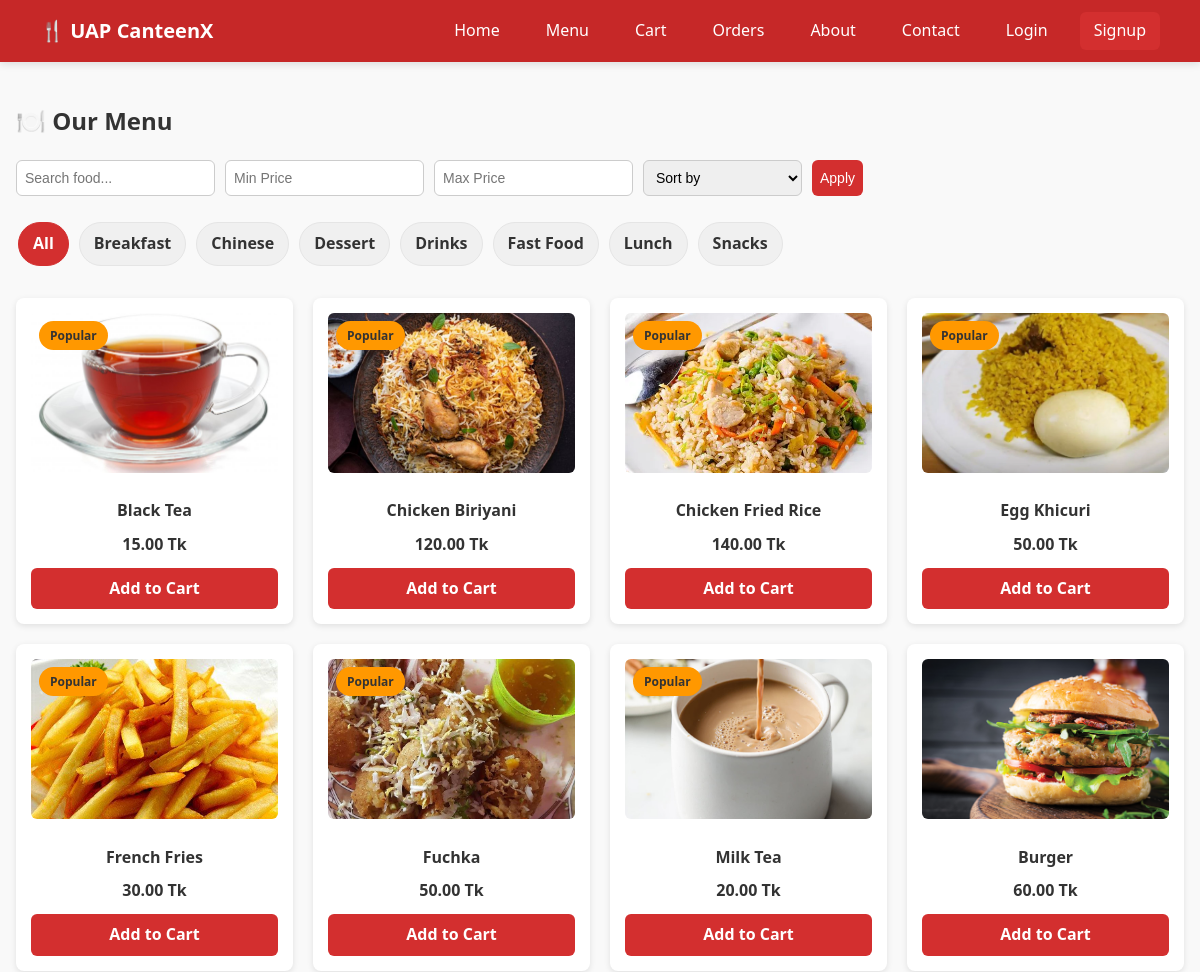
The page /menu/ (upper part) on the database as committed earlier.
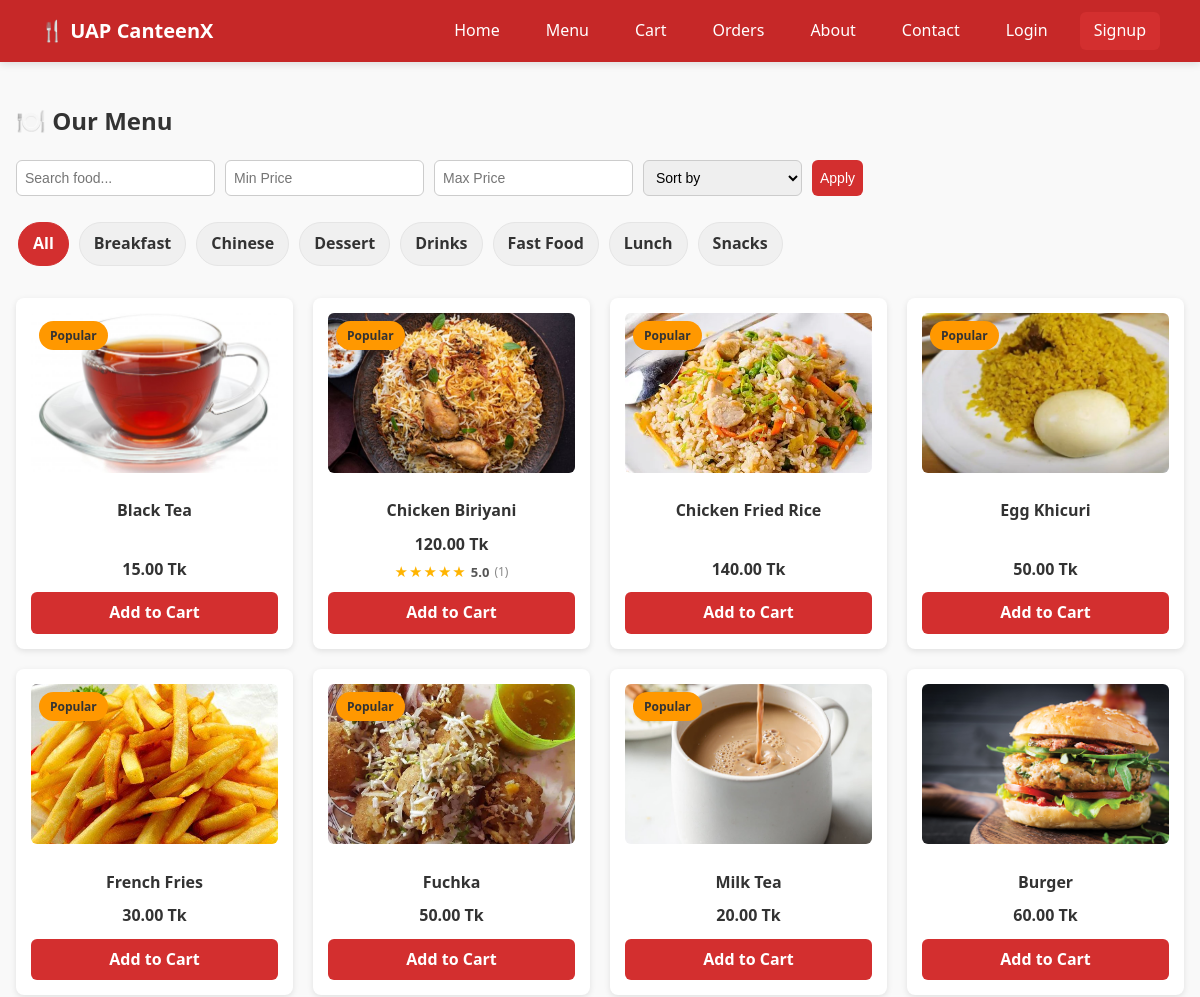
The same page on the database as committed later.
### my_canteen/models.py (models this page shows, shortened)
class Category(models.Model):
    name = models.CharField(max_length=50)

class MenuItem(models.Model):
    name = models.CharField(max_length=100)
    description = models.TextField(blank=True)
    price = models.DecimalField(max_digits=6, decimal_places=2)
    stock = models.PositiveIntegerField(default=0)
    image = models.ImageField(upload_to='menu/', blank=True, null=True)
    category = models.ForeignKey(Category, on_delete=models.CASCADE, null=True)
    is_active = models.BooleanField(default=True)
    is_popular = models.BooleanField(default=False)
    rating_avg = models.FloatField(default=0)
    rating_count = models.PositiveIntegerField(default=0)

### my_canteen/views.py (the view)
# urls.py: path('menu/', views.menu_page, name='menu'),
def menu_page(request):
    q = request.GET.get('q', '').strip()
    min_price = request.GET.get('min_price') or ''
    max_price = request.GET.get('max_price') or ''
    sort = request.GET.get('sort') or ''
    active_cat = request.GET.get('cat') or ''  # keep as string for template
    items = MenuItem.objects.filter(is_active=True)
    if active_cat:
        try:
            items = items.filter(category_id=int(active_cat))
        except ValueError:
            active_cat = ''  # invalid cat id -> treat as "All"
    if q:
        items = items.filter(Q(name__icontains=q) | Q(description__icontains=q))
    if min_price:
        items = items.filter(price__gte=min_price)
    if max_price:
        items = items.filter(price__lte=max_price)
    if sort == "price_asc":
        items = items.order_by("price")
    elif sort == "price_desc":
        items = items.order_by("-price")
    else:
        items = items.order_by("-is_popular", "name")
    categories = Category.objects.all().order_by("name")
    recommended = (
        MenuItem.objects.filter(is_active=True, is_popular=True)
        .exclude(id__in=items.values_list("id", flat=True)[:12])
        [:6]
    )
    context = {
        "items": items,
        "categories": categories,
        "active_cat": active_cat,
        "q": q,
        "min_price": min_price,
        "max_price": max_price,
        "sort": sort,
        "recommended": recommended,
    }
    return render(request, 'my_canteen/menu.html', context)

### my_canteen/context_processors.py (called while the page is built)
def cart_count(request):
    cart = request.session.get("cart", {})
    return {"cart_count": sum(cart.values())}

### my_canteen/templates/my_canteen/menu.html (shortened to what this page needs)
{% extends "my_canteen/base.html" %}
{% block content %}
<h2>🍽️ Our Menu</h2>
<form method="get" class="search-filter-form">
  <input type="text" name="q" placeholder="Search food..." value="{{ q }}">
  <input type="number" name="min_price" placeholder="Min Price" value="{{ min_price }}">
  <input type="number" name="max_price" placeholder="Max Price" value="{{ max_price }}">
  <select name="sort">
    <option value="">Sort by</option>
  </select>
  <button type="submit">Apply</button>
</form>
<div class="chip-row">
  <a
    href="?{% if q %}q={{ q|urlencode }}&{% endif %}{% if min_price %}min_price={{ min_price }}&{% endif %}{% if max_price %}max_price={{ max_price }}&{% endif %}{% if sort %}sort={{ sort }}{% endif %}"
    class="chip {% if not active_cat %}active{% endif %}"
  >All</a>
  {% for cat in categories %}
    <a
      href="?cat={{ cat.id }}{% if q %}&q={{ q|urlencode }}{% endif %}{% if min_price %}&min_price={{ min_price }}{% endif %}{% if max_price %}&max_price={{ max_price }}{% endif %}{% if sort %}&sort={{ sort }}{% endif %}"
      class="chip {% if active_cat == cat.id|stringformat:'s' %}active{% endif %}"
    >{{ cat.name }}</a>
  {% endfor %}
</div>
<div class="card-grid">
  {% for item in items %}
    <div class="card">
      <a class="card-media" href="{% url 'item_detail' item.id %}">
        {% if item.image %}
          <img src="{{ item.image.url }}" alt="{{ item.name }}">
        {% else %}
          <img src="https://via.placeholder.com/300x200?text=No+Image" alt="{{ item.name }}">
        {% endif %}
        {% if item.is_popular %}
          <span class="badge">Popular</span>
        {% endif %}
      </a>
      <a class="card-title" href="{% url 'item_detail' item.id %}">{{ item.name }}</a>
      <div class="card-meta">
        <span class="price"><strong>{{ item.price }} Tk</strong></span>
        {% if item.rating_avg or item.rating_count %}
          <span class="stars" title="{{ item.rating_avg|default:0|floatformat:1 }}/5">
            {% for i in "12345" %}
              {% if item.rating_avg and forloop.counter <= item.rating_avg %}
                <span class="star filled">★</span>
              {% else %}
                <span class="star">☆</span>
              {% endif %}
            {% endfor %}
            {% if item.rating_avg %}<span class="avg">{{ item.rating_avg|floatformat:1 }}</span>{% endif %}
            {% if item.rating_count %}<span class="count">({{ item.rating_count }})</span>{% endif %}
          </span>
        {% endif %}
      </div>
      {% if item.stock > 0 %}
        <a href="{% url 'add_to_cart' item.id %}" class="btn btn-primary">Add to Cart</a>
      {% else %}
        <p class="out-of-stock">Out of Stock</p>
      {% endif %}
    </div>
  {% empty %}
    <p>No food items found.</p>
  {% endfor %}
</div>
{% endblock %}

### my_canteen/templates/my_canteen/base.html (shortened to what this page needs)
{% load static %}
<!DOCTYPE html>
<html lang="en">
<head>
  <link rel="stylesheet" href="{% static 'my_canteen/css/styles.css' %}"/>
</head>
<body>
  <nav class="navbar">
    <div class="logo">🍴 UAP CanteenX</div>
    <ul class="nav-links">
      <li><a href="{% url 'home' %}">Home</a></li>
      <li><a href="{% url 'menu' %}">Menu</a></li>
      <li>
        <a href="{% url 'cart' %}">
          Cart
        </a>
      </li>
      <li><a href="{% url 'orders' %}">Orders</a></li>
      <li><a href="{% url 'about' %}">About</a></li>
      <li><a href="{% url 'contact' %}">Contact</a></li>
      {% if user.is_authenticated %}
        <li><a href="{% url 'dashboard' %}">Dashboard</a></li>
        <li class="nav-user">Hi, {{ user.username }}</li>
        <li>
          {% if user.is_active %}
            <span class="badge badge-verified">Verified</span>
          {% else %}
            <span class="badge badge-unverified">Email not verified</span>
          {% endif %}
        </li>
        <li>
          <form action="{% url 'logout' %}" method="post" style="display:inline;">
            {% csrf_token %}
            <button type="submit" class="link-like">Logout</button>
          </form>
        </li>
      {% else %}
        <li><a href="{% url 'login' %}">Login</a></li>
        <li><a class="btn" href="{% url 'signup' %}">Signup</a></li>
      {% endif %}
    </ul>
  </nav>
  <main class="container">
    {% block content %}{% endblock %}
  </main>
</body>
</html>

### my_canteen/static/my_canteen/css/styles.css (style rules this page uses)
body { font-family: system-ui, Arial, sans-serif; margin: 0; background: #f9f9f9; color: #333; line-height: 1.6; }
.container { max-width: 1200px; margin: 0 auto; padding: 20px 16px; }
a { text-decoration: none; color: inherit; }
.navbar { display: flex; justify-content: space-between; align-items: center; background-color: #c62828; color: #fff; padding: 12px 40px; position: sticky; top: 0; z-index: 1000; box-shadow: 0 2px 8px rgba(0, 0, 0, 0.12); }
.logo { font-weight: 700; font-size: 20px; display: flex; align-items: center; color: #fff; }
.nav-links { display: flex; align-items: center; gap: 18px; list-style: none; margin: 0; padding: 0; }
.nav-links li { display: flex; align-items: center; }
.nav-links a, .link-like, .btn-nav { color: #fff; font-weight: 500; font-size: 16px; display: inline-flex; align-items: center; justify-content: center; height: 38px; padding: 0 14px; border-radius: 6px; transition: all 0.2s ease; text-decoration: none; }
.btn { background: #d32f2f; color: #fff; padding: 8px 14px; border: none; border-radius: 6px; font-weight: 600; cursor: pointer; text-decoration: none; display: inline-block; transition: 0.3s; }
.badge { display: inline-flex; align-items: center; padding: 4px 10px; border-radius: 999px; font-size: 12px; font-weight: 700; border: 1px solid transparent; }
.badge:not(.gray):not(.info):not(.primary):not(.violet):not(.blue):not(.success):not(.warn):not(.danger):not(.badge-verified):not(.badge-unverified) { position: absolute; top: 8px; left: 8px; background: #ff9800; }
.card-grid { display: grid; grid-template-columns: repeat(auto-fill, minmax(220px, 1fr)); gap: 20px; margin-top: 20px; }
.card { background: #fff; border-radius: 8px; box-shadow: 0 2px 6px rgba(0, 0, 0, 0.1); padding: 15px; text-align: center; transition: transform 0.2s; position: relative; display: flex; flex-direction: column; }
.card img { width: 100%; height: 160px; object-fit: cover; border-radius: 6px; margin-bottom: 10px; }
.card-media { position: relative; }
.card-title { font-weight: 600; margin-top: 8px; margin-bottom: 8px; font-size: 16px; color: #333; flex-grow: 1; }
.card-meta { display: flex; flex-direction: column; align-items: center; padding: 0 4px; margin-bottom: 10px; gap: 4px; }
.card .price { font-weight: 700; color: #333; }
.card .btn { margin-top: auto; }
.search-filter-form { margin-bottom: 20px; display: flex; flex-wrap: wrap; gap: 10px; }
.search-filter-form input, .search-filter-form select, .search-filter-form button { padding: 8px; border-radius: 6px; border: 1px solid #ccc; font-size: 14px; }
.search-filter-form button { background: #d32f2f; color: #fff; border: 0; cursor: pointer; transition: 0.3s; }
.chip-row { display: flex; gap: 10px; overflow-x: auto; padding: 6px 2px 12px; scrollbar-width: none; }
.chip { white-space: nowrap; padding: 8px 14px; border-radius: 999px; background: #f0f0f0; color: #333; font-weight: 600; border: 1px solid #e5e5e5; transition: 0.2s; }
.chip.active { background: #d32f2f; color: #fff; border-color: #d32f2f; }
.stars { display: inline-flex; align-items: center; gap: 1px; color: #ffb400; }
.star { color: #ccc; font-size: 18px; line-height: 1; }
.star.filled { color: #ffb400; }
.item-rating .avg, .card-meta .avg { color: #555; font-weight: 600; margin-left: 6px; font-size: 15px; }
.item-rating .count, .card-meta .count { color: #888; margin-left: 4px; font-size: 14px; }
.card-meta .stars { font-size: 15px; }
.card-meta .star { font-size: 15px; }
.card-meta .avg { font-size: 13px; margin-left: 4px; }
.card-meta .count { font-size: 12px; }

Rows that differ between the two databases and show on the page:
changed MenuItem "Chicken Biriyani": rating_avg (not shown) → "5.0"; rating_count (not shown) → "1"
